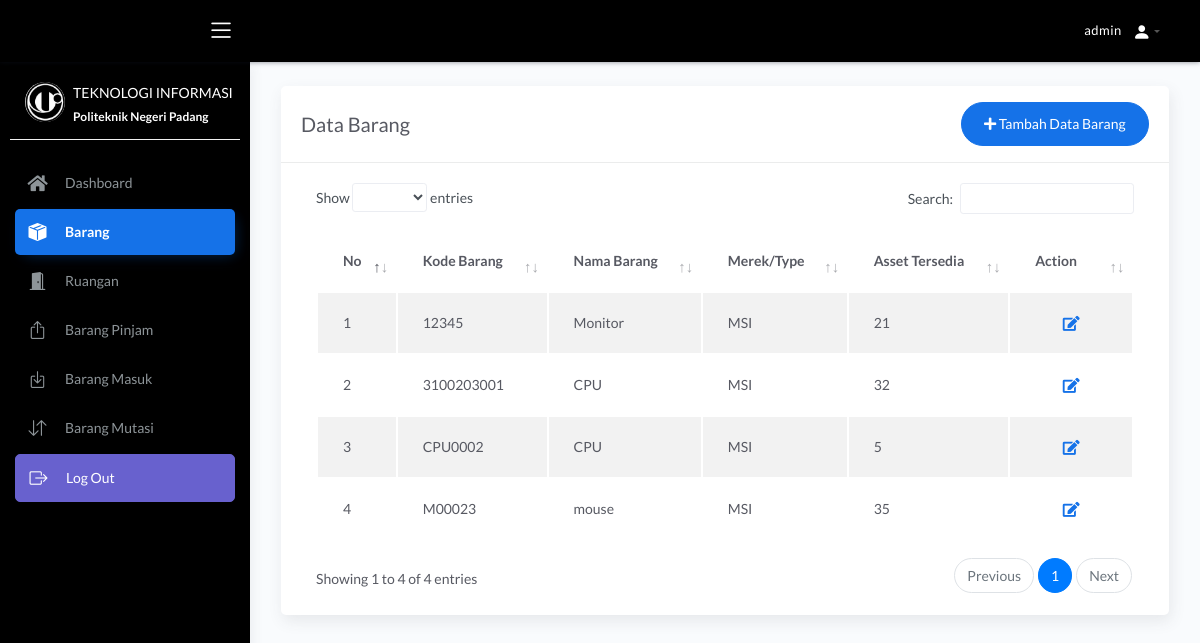
/index.php?p=jbarang (signed in), run on the app's committed database.
### tables this page shows
CREATE TABLE `barang` (
  `kode_barang` varchar(15) NOT NULL,
  `nama_barang` varchar(50) NOT NULL,
  `jenis` varchar(50) NOT NULL,
  `stok` int(11) NOT NULL,
  `keterangan` text NOT NULL
);

### page/databarang/barang.php (the view, shortened to what this page needs)
<div class="row mx-3 my-4">
    <div class="col-md-12">
        <div class="card">
            <div class="card-header">
                <div class="d-flex align-items-center">
                    <h4 class="card-title">Data Barang</h4>
                    <?php if($_SESSION['level']=='admin'){?>
                    <button class="btn btn-primary btn-round ml-auto" data-toggle="modal" data-target="#addRowModal">
                        <i class="fa fa-plus"></i>
                        Tambah Data Barang
                    </button>
                    <?php }?>
                </div>
            </div>
            <div class="card-body">
                <div class="table-responsive">
                    <table id="add-row" class="display table table-striped table-hover">
                        <thead>
                            <tr>
                                <th>No</th>
                                <th>Kode Barang</th>
                                <th>Nama Barang</th>
                                <th>Merek/Type</th>
                                <th>Asset Tersedia</th>
                                <?php if($_SESSION['level']=='admin'){?>
                                <th style="width: 10%">Action</th>
                                <?php }?>
                            </tr>
                        </thead>
                        <tbody>
                            <?php
                            $result = $db->query('Select * from barang');
                            $no=1;
                              while($data=mysqli_fetch_array($result)){
                            ?>
                            <tr>
                                <td><?= $no++ ?></td>
                                <td><?= $data['kode_barang']?></td>
                                <td><?=$data['nama_barang']?></td>
                                <td><?=$data['jenis']?></td>
                                <td><?=$data['stok']?></td>
                                <?php if($_SESSION['level']=='admin'){?>
                                <td>
                                    <div class="form-button-action">
                                        <button class="btn btn-link btn-primary btn-lg" data-toggle="modal"
                                            data-target="#edit-<?= $data['kode_barang'] ?>">
                                            <i class="fa fa-edit"></i>
                                        </button>
                                    </div>
                                </td>
                                <?php }?>
                            </tr>
                            <?php
                              }
                            ?>
                        </tbody>
                    </table>
                </div>
            </div>
        </div>
    </div>
</div>

### data on the page
barang: kode_barang "12345", nama_barang "Monitor", jenis "MSI", stok "21"
barang: kode_barang "3100203001", nama_barang "CPU", jenis "MSI", stok "32"
barang: kode_barang "CPU0002", nama_barang "CPU", jenis "MSI", stok "5"
barang: kode_barang "M00023", nama_barang "mouse", jenis "MSI", stok "35"

### other printed values
$_SESSION['username'] "admin"
